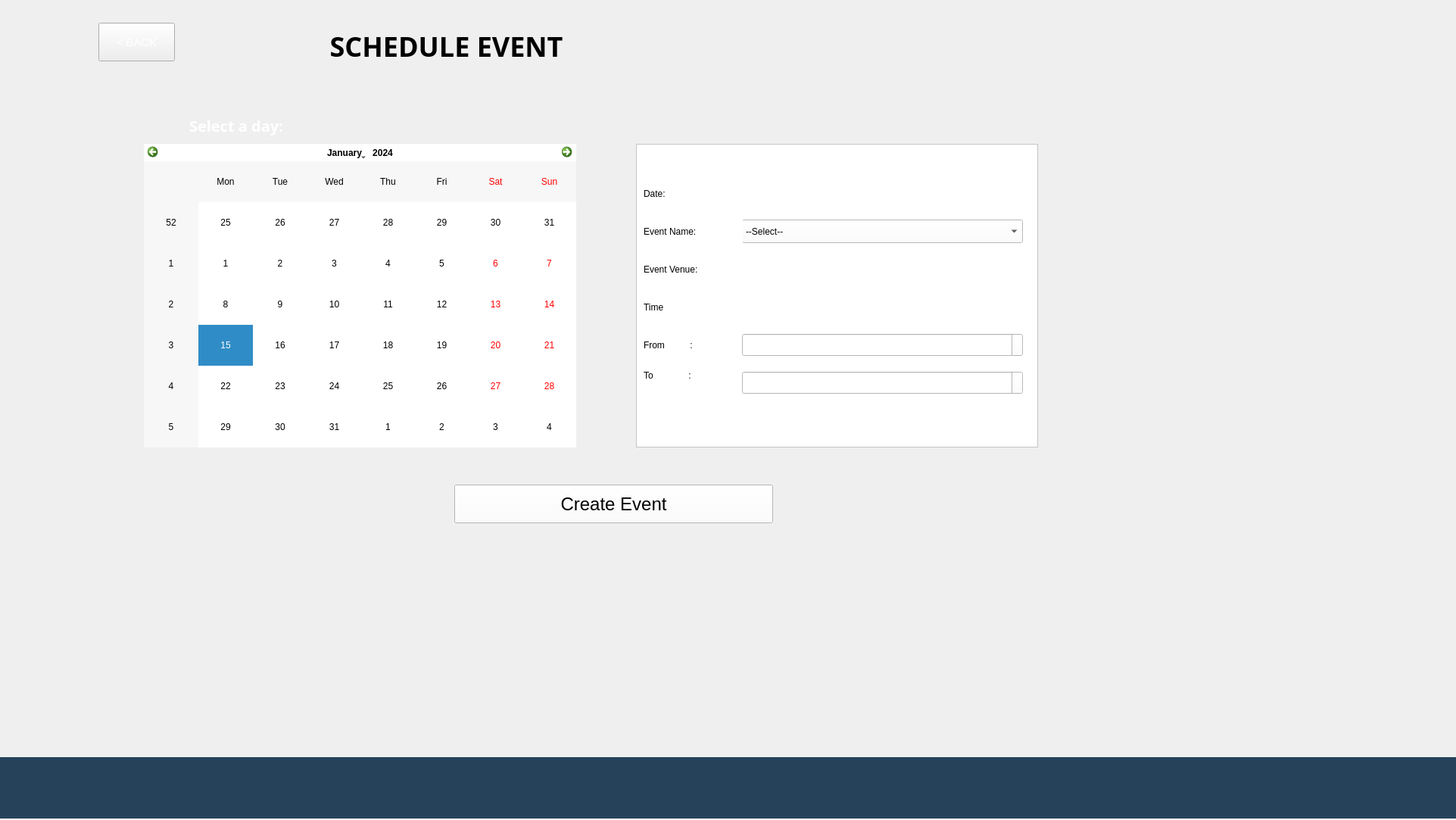
<?xml version="1.0" encoding="UTF-8"?>
<ui version="4.0">
 <class>Form1</class>
 <widget class="QWidget" name="Form1">
  <property name="geometry">
   <rect>
    <x>0</x>
    <y>0</y>
    <width>1923</width>
    <height>1083</height>
   </rect>
  </property>
  <property name="windowTitle">
   <string>Form</string>
  </property>
  <property name="styleSheet">
   <string notr="true"/>
  </property>
  <widget class="QCalendarWidget" name="calendarWidget1">
   <property name="geometry">
    <rect>
     <x>190</x>
     <y>190</y>
     <width>571</width>
     <height>401</height>
    </rect>
   </property>
   <property name="styleSheet">
    <string notr="true">background-color: rgb(255, 255, 255);
color: rgb(0, 0, 0);
font: 12pt &quot;MS Shell Dlg 2&quot;;</string>
   </property>
  </widget>
  <widget class="QLabel" name="label1ofcal">
   <property name="geometry">
    <rect>
     <x>80</x>
     <y>10</y>
     <width>1341</width>
     <height>101</height>
    </rect>
   </property>
   <property name="font">
    <font>
     <family>Arial Black</family>
     <pointsize>27</pointsize>
     <weight>75</weight>
     <bold>true</bold>
    </font>
   </property>
   <property name="styleSheet">
    <string notr="true">
background-color: rgb(0, 0, 0);
color: white;
border-radius:20px;

QPushButton#button{
	background-color: qlineargradient(spread:pad, x1:0, y1:0., x2:1, y2:0, stop:0 rgba(20, 47,78, 219), stop:1 rgba(85, 98, 112, 226));
	color:rgba(255,255,255,210);
	border-radius:50px;
}
QPushButton#button:hover{
	background-color: qlineargradient(spread:pad, x1:0, y1:0., x2:1, y2:0, stop:0 rgba(40, 67,98, 219), stop:1 rgba(105, 118, 132, 226));
}
QPushButton#button:pressed{
	padding-left:5px;
	padding-top:5px;
	background-color:rgba(105,118,132,200);
}

QPushButton#button_2{
	background-color: rgba(0,0,0,0);
	color:rgba(85,98,112,255);
}
QPushButton#button:hover_2{
	color:rgba(155,168,182,220);
}
QPushButton#button:pressed_2{
	padding-left:5px;
	padding-top:5px;
	background-color:rgba(115,128,142,255);
}</string>
   </property>
   <property name="text">
    <string>                                      SCHEDULE EVENT</string>
   </property>
  </widget>
  <widget class="QLabel" name="label_2ofcal">
   <property name="geometry">
    <rect>
     <x>0</x>
     <y>1000</y>
     <width>1931</width>
     <height>81</height>
    </rect>
   </property>
   <property name="styleSheet">
    <string notr="true">BACKGROUND-COLOR: #26425A;</string>
   </property>
   <property name="text">
    <string/>
   </property>
  </widget>
  <widget class="QFrame" name="frame">
   <property name="geometry">
    <rect>
     <x>840</x>
     <y>190</y>
     <width>531</width>
     <height>401</height>
    </rect>
   </property>
   <property name="styleSheet">
    <string notr="true">background-color: rgb(255, 255, 255);</string>
   </property>
   <property name="frameShape">
    <enum>QFrame::StyledPanel</enum>
   </property>
   <property name="frameShadow">
    <enum>QFrame::Raised</enum>
   </property>
   <widget class="QComboBox" name="comboBox">
    <property name="geometry">
     <rect>
      <x>140</x>
      <y>100</y>
      <width>371</width>
      <height>31</height>
     </rect>
    </property>
    <property name="styleSheet">
     <string notr="true">Background-color:(0,0,0,100)
color:white;
font: 75 12pt &quot;Comic Sans MS&quot;;</string>
    </property>
    <property name="insertPolicy">
     <enum>QComboBox::NoInsert</enum>
    </property>
    <property name="duplicatesEnabled">
     <bool>false</bool>
    </property>
    <item>
     <property name="text">
      <string>--Select--</string>
     </property>
    </item>
    <item>
     <property name="text">
      <string>Ignitra</string>
     </property>
    </item>
    <item>
     <property name="text">
      <string>Iris</string>
     </property>
    </item>
    <item>
     <property name="text">
      <string>Mosaic</string>
     </property>
    </item>
   </widget>
   <widget class="QLabel" name="label">
    <property name="geometry">
     <rect>
      <x>10</x>
      <y>100</y>
      <width>131</width>
      <height>31</height>
     </rect>
    </property>
    <property name="styleSheet">
     <string notr="true">font: 75 12pt &quot;Comic Sans MS&quot;;
</string>
    </property>
    <property name="text">
     <string>Event Name:</string>
    </property>
   </widget>
   <widget class="QLabel" name="label_2">
    <property name="geometry">
     <rect>
      <x>10</x>
      <y>150</y>
      <width>131</width>
      <height>31</height>
     </rect>
    </property>
    <property name="styleSheet">
     <string notr="true">font: 75 12pt &quot;Comic Sans MS&quot;;
</string>
    </property>
    <property name="text">
     <string>Event Venue:</string>
    </property>
   </widget>
   <widget class="QLabel" name="label_3">
    <property name="geometry">
     <rect>
      <x>10</x>
      <y>200</y>
      <width>131</width>
      <height>31</height>
     </rect>
    </property>
    <property name="styleSheet">
     <string notr="true">font: 75 12pt &quot;Comic Sans MS&quot;;
</string>
    </property>
    <property name="text">
     <string>Time          </string>
    </property>
   </widget>
   <widget class="QLabel" name="label_4">
    <property name="geometry">
     <rect>
      <x>10</x>
      <y>250</y>
      <width>131</width>
      <height>31</height>
     </rect>
    </property>
    <property name="styleSheet">
     <string notr="true">font: 75 12pt &quot;Comic Sans MS&quot;;
</string>
    </property>
    <property name="text">
     <string>From          :</string>
    </property>
   </widget>
   <widget class="QLabel" name="label_5">
    <property name="geometry">
     <rect>
      <x>10</x>
      <y>290</y>
      <width>131</width>
      <height>31</height>
     </rect>
    </property>
    <property name="styleSheet">
     <string notr="true">font: 75 12pt &quot;Comic Sans MS&quot;;
</string>
    </property>
    <property name="text">
     <string>To              :</string>
    </property>
   </widget>
   <widget class="QTimeEdit" name="timeEdit">
    <property name="geometry">
     <rect>
      <x>140</x>
      <y>250</y>
      <width>371</width>
      <height>31</height>
     </rect>
    </property>
    <property name="styleSheet">
     <string notr="true">Background-color:(0,0,0,100);
color:white;
font: 75 12pt &quot;Comic Sans MS&quot;;</string>
    </property>
   </widget>
   <widget class="QTimeEdit" name="timeEdit_2">
    <property name="geometry">
     <rect>
      <x>140</x>
      <y>300</y>
      <width>371</width>
      <height>31</height>
     </rect>
    </property>
    <property name="styleSheet">
     <string notr="true">Background-color:(0,0,0,100);
color:white;
font: 75 12pt &quot;Comic Sans MS&quot;;</string>
    </property>
   </widget>
   <widget class="QLineEdit" name="Venue">
    <property name="geometry">
     <rect>
      <x>140</x>
      <y>150</y>
      <width>371</width>
      <height>31</height>
     </rect>
    </property>
    <property name="styleSheet">
     <string notr="true">Background-color:(0,0,0,100);
color:white;
font: 75 12pt &quot;Comic Sans MS&quot;;</string>
    </property>
    <property name="text">
     <string/>
    </property>
    <property name="frame">
     <bool>false</bool>
    </property>
   </widget>
   <widget class="QLabel" name="label_6">
    <property name="geometry">
     <rect>
      <x>10</x>
      <y>50</y>
      <width>131</width>
      <height>31</height>
     </rect>
    </property>
    <property name="styleSheet">
     <string notr="true">font: 75 12pt &quot;Comic Sans MS&quot;;
</string>
    </property>
    <property name="text">
     <string>Date:</string>
    </property>
   </widget>
   <widget class="QLabel" name="show_date">
    <property name="geometry">
     <rect>
      <x>140</x>
      <y>50</y>
      <width>371</width>
      <height>31</height>
     </rect>
    </property>
    <property name="styleSheet">
     <string notr="true">Background-color:(0,0,0,100);
color:white;
font: 75 12pt &quot;Comic Sans MS&quot;;</string>
    </property>
    <property name="text">
     <string/>
    </property>
   </widget>
  </widget>
  <widget class="QLabel" name="label_7">
   <property name="geometry">
    <rect>
     <x>250</x>
     <y>150</y>
     <width>181</width>
     <height>31</height>
    </rect>
   </property>
   <property name="font">
    <font>
     <family>Arial Black</family>
     <pointsize>15</pointsize>
     <weight>75</weight>
     <italic>false</italic>
     <bold>true</bold>
    </font>
   </property>
   <property name="styleSheet">
    <string notr="true">
color: rgb(255, 255, 255);
</string>
   </property>
   <property name="text">
    <string>Select a day:</string>
   </property>
  </widget>
  <widget class="QPushButton" name="CreateEvent">
   <property name="geometry">
    <rect>
     <x>600</x>
     <y>640</y>
     <width>421</width>
     <height>51</height>
    </rect>
   </property>
   <property name="font">
    <font>
     <pointsize>18</pointsize>
    </font>
   </property>
   <property name="styleSheet">
    <string notr="true">background-color: rgb(255, 255, 255);
font:  &quot;MS Shell Dlg 2&quot;;
color: rgb(0, 0, 0);
BORDER-RADIUS: 10PX;
BORDER-COLOR: #26425A;</string>
   </property>
   <property name="text">
    <string>Create Event</string>
   </property>
  </widget>
  <widget class="QLabel" name="label_8">
   <property name="geometry">
    <rect>
     <x>0</x>
     <y>-90</y>
     <width>1931</width>
     <height>1021</height>
    </rect>
   </property>
   <property name="styleSheet">
    <string notr="true">background-image: url(:/prefix/bg_edited.png);</string>
   </property>
   <property name="text">
    <string/>
   </property>
   <property name="pixmap">
    <pixmap>:/prefix/bg_edited.png</pixmap>
   </property>
  </widget>
  <widget class="QLabel" name="label_9">
   <property name="geometry">
    <rect>
     <x>0</x>
     <y>0</y>
     <width>1920</width>
     <height>1080</height>
    </rect>
   </property>
   <property name="text">
    <string/>
   </property>
   <property name="pixmap">
    <pixmap>:/prefix/bg_edited.png</pixmap>
   </property>
  </widget>
  <widget class="QPushButton" name="back7_butt">
   <property name="geometry">
    <rect>
     <x>130</x>
     <y>30</y>
     <width>101</width>
     <height>51</height>
    </rect>
   </property>
   <property name="font">
    <font>
     <pointsize>11</pointsize>
     <underline>false</underline>
    </font>
   </property>
   <property name="styleSheet">
    <string notr="true">color: rgb(255, 255, 255);
BORDER-RADIUS:10PX;</string>
   </property>
   <property name="text">
    <string>&lt; BACK</string>
   </property>
  </widget>
  <zorder>label_9</zorder>
  <zorder>label_8</zorder>
  <zorder>calendarWidget1</zorder>
  <zorder>label1ofcal</zorder>
  <zorder>label_2ofcal</zorder>
  <zorder>frame</zorder>
  <zorder>label_7</zorder>
  <zorder>CreateEvent</zorder>
  <zorder>back7_butt</zorder>
 </widget>
 <resources>
  <include location="images.qrc"/>
 </resources>
 <connections/>
</ui>
